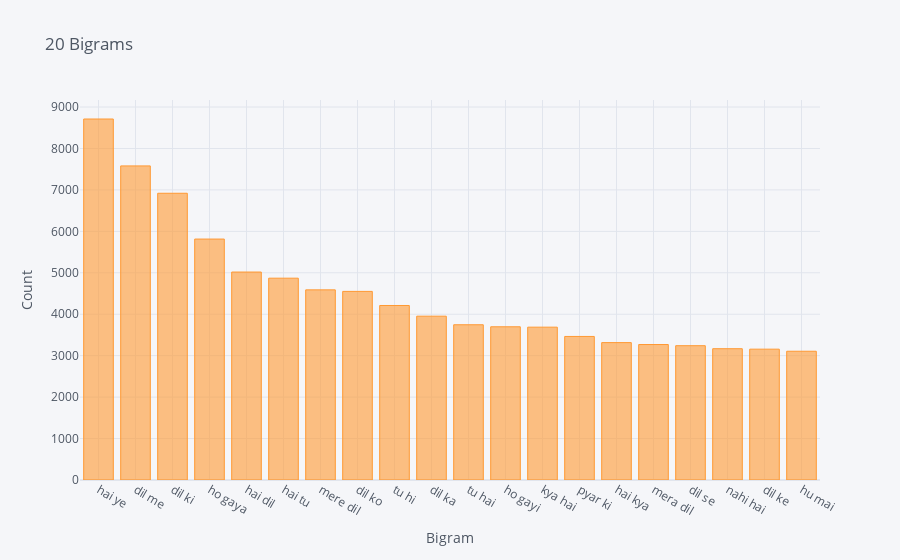

Source (notebook cell):
### Code cell
wBiData = pd.DataFrame(Biwords, columns = ['Bigram', 'Frequency'])
wBiData = wBiData.set_index('Bigram')
wBiData.iplot(kind = 'bar', xTitle = 'Bigram', yTitle = 'Count', title = '20 Bigrams')

### Figure 1 — Plotly figure (JSON) as saved in the notebook; plotly's stock layout.template omitted (floating-point values rounded to 4 significant figures)
{"data": [{"marker": {"color": "rgba(255, 153, 51, 0.6)", "line": {"color": "rgba(255, 153, 51, 1.0)", "width": 1}}, "name": "Frequency", "orientation": "v", "text": "", "type": "bar", "x": ["hai ye", "dil me", "dil ki", "ho gaya", "hai dil", "hai tu", "mere dil", "dil ko", "tu hi", "dil ka", "tu hai", "ho gayi", "kya hai", "pyar ki", "hai kya", "mera dil", "dil se", "nahi hai", "dil ke", "hu mai"], "y": [8711, 7579, 6919, 5814, 5018, 4870, 4588, 4551, 4211, 3953, 3746, 3697, 3688, 3464, 3315, 3269, 3241, 3168, 3157, 3107]}], "layout": {"legend": {"bgcolor": "#F5F6F9", "font": {"color": "#4D5663"}}, "paper_bgcolor": "#F5F6F9", "plot_bgcolor": "#F5F6F9", "title": {"font": {"color": "#4D5663"}, "text": "20 Bigrams"}, "xaxis": {"gridcolor": "#E1E5ED", "showgrid": true, "tickfont": {"color": "#4D5663"}, "title": {"font": {"color": "#4D5663"}, "text": "Bigram"}, "zerolinecolor": "#E1E5ED"}, "yaxis": {"gridcolor": "#E1E5ED", "showgrid": true, "tickfont": {"color": "#4D5663"}, "title": {"font": {"color": "#4D5663"}, "text": "Count"}, "zerolinecolor": "#E1E5ED"}}}
